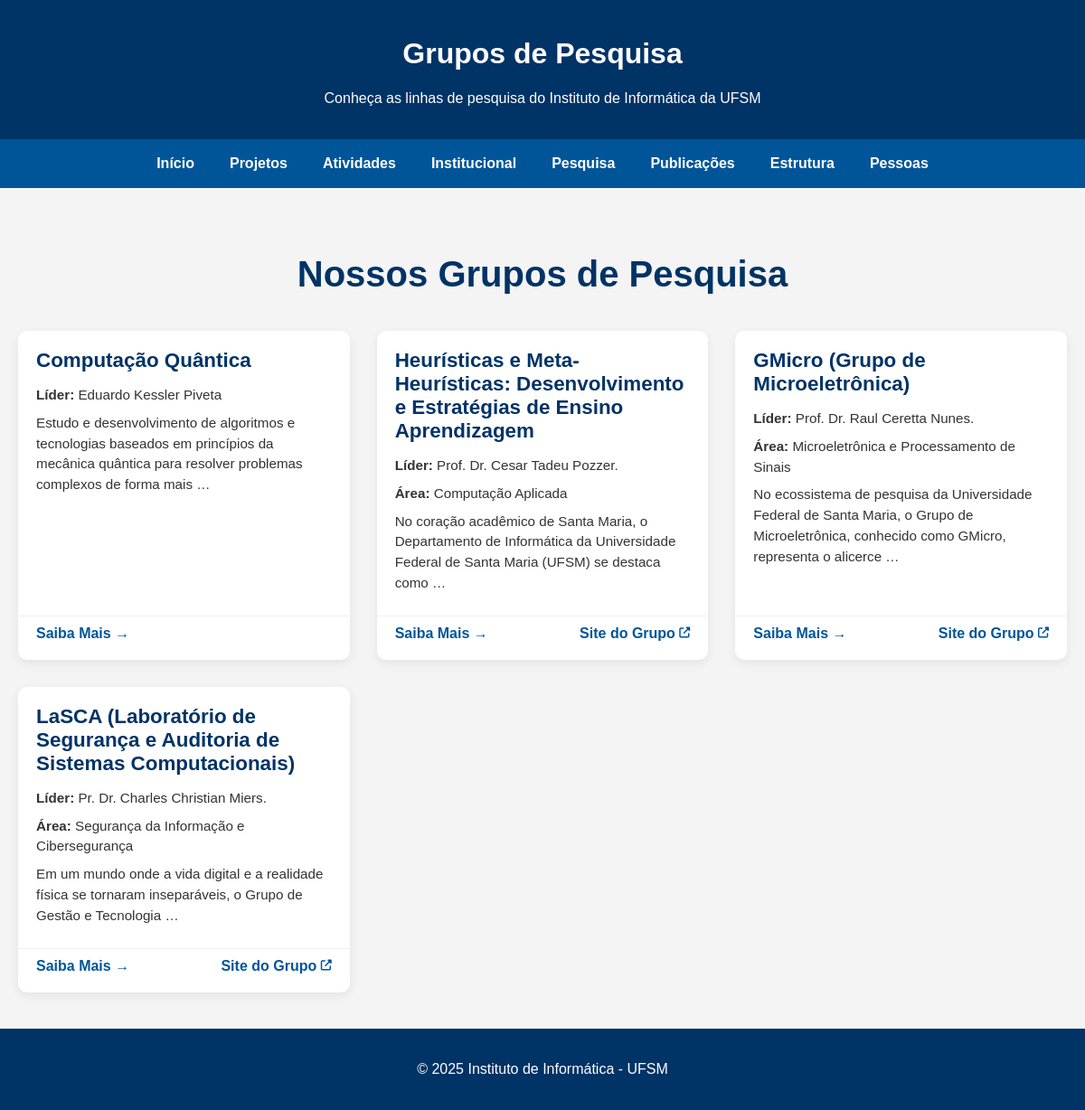
Screenshot of /pesquisa/ with the database file from the repository.
### cursos/models.py (models this page shows, shortened)
class GrupoPesquisa(models.Model):
    nome = models.CharField(max_length=200)
    lider = models.CharField(max_length=200)
    descricao = models.TextField(blank=True, null=True)
    area = models.CharField(max_length=100, blank=True, null=True)
    site = models.URLField(blank=True, null=True)
    slug = models.SlugField(unique=True, blank=True)

### cursos/views.py (the view)
# urls.py: path('pesquisa/', views.pesquisa, name='pesquisa'),
def pesquisa(request):
    grupos = GrupoPesquisa.objects.all()
    return render(request, 'cursos/pesquisa.html', {'grupos': grupos})

### cursos/templates/cursos/pesquisa.html (shortened to what this page needs)
{% load static %}
<!DOCTYPE html>
<html lang="pt-br">
<head>
    <link
      rel="stylesheet"
      href="https://cdnjs.cloudflare.com/ajax/libs/font-awesome/6.5.0/css/all.min.css"
    />
</head>
<body>
    <header>
        <h1>Grupos de Pesquisa</h1>
        <p>Conheça as linhas de pesquisa do Instituto de Informática da UFSM</p>
    </header>
    <nav>
        <a href="/">Início</a>
        <a href="/projetos/">Projetos</a>
        <a href="/atividades/">Atividades</a>
        <a href="/institucional/">Institucional</a>
        <a href="/pesquisa/">Pesquisa</a>
        <a href="/publicacoes/">Publicações</a>
        <a href="/estrutura/">Estrutura</a>
        <a href="/pessoas/">Pessoas</a>
    </nav>
<section>
    <h2 class="page-title">Nossos Grupos de Pesquisa</h2>
    <div class="cards-container">
        {% for grupo in grupos %}
            <article class="grupo-card">
                <div class="card-content">
                    <h3>
                        <a href="{% url 'grupo_detalhe' grupo.slug %}">{{ grupo.nome }}</a>
                    </h3>
                    <p><strong>Líder:</strong> {{ grupo.lider }}</p>
                    {% if grupo.area %}
                        <p><strong>Área:</strong> {{ grupo.area }}</p>
                    {% endif %}
                    <p>{{ grupo.descricao|truncatewords:20 }}</p>
                </div>
                <div class="card-footer">
                    <a href="{% url 'grupo_detalhe' grupo.slug %}">Saiba Mais →</a>
                    {% if grupo.site %}
                        <a href="{{ grupo.site }}" target="_blank" rel="noopener noreferrer">
                            Site do Grupo <i class="fas fa-external-link-alt fa-xs"></i>
                        </a>
                    {% endif %}
                </div>
            </article>
        {% endfor %}
    </div>
</section>
    <footer>
        <p>© {% now "Y" %} Instituto de Informática - UFSM</p>
    </footer>
</body>
</html>

### cursos/templates/cursos/pesquisa.html (style rules this page uses)
:root { --azul-escuro: #003366; --azul-medio: #005599; --cinza-claro: #f4f4f4; --texto: #333; }
* { box-sizing: border-box; }
body { font-family: Arial, sans-serif; margin: 0; background-color: var(--cinza-claro); color: var(--texto); }
header, footer { background-color: var(--azul-escuro); color: white; padding: 20px; text-align: center; }
nav { background-color: var(--azul-medio); padding: 12px; display: flex; flex-wrap: wrap; justify-content: center; gap: 15px; }
nav a { color: white; text-decoration: none; font-weight: bold; padding: 6px 12px; border-radius: 5px; transition: background-color 0.3s; }
section { padding: 40px 20px; max-width: 1200px; margin: 0 auto; }
h2.page-title { text-align: center; margin-bottom: 40px; font-size: 2.5rem; color: var(--azul-escuro); }
.cards-container { display: grid; grid-template-columns: repeat(auto-fill, minmax(300px, 1fr)); gap: 30px; align-items: stretch; }
.grupo-card { background-color: white; border-radius: 10px; box-shadow: 0 4px 12px rgba(0,0,0,0.07); transition: transform 0.3s ease, box-shadow 0.3s ease; display: flex; flex-direction: column; overflow: hidden; height: 100%; }
.card-content { padding: 20px; display: flex; flex-direction: column; flex-grow: 1; }
.card-content h3 { font-size: 1.4rem; margin: 0 0 10px 0; color: var(--azul-escuro); }
.card-content h3 a { text-decoration: none; color: inherit; }
.card-content p { margin: 4px 0; line-height: 1.5; font-size: 0.95rem; }
.card-footer { margin-top: auto; padding: 20px; padding-top: 10px; display: flex; justify-content: space-between; align-items: center; border-top: 1px solid #f0f0f0; }
.card-footer a { color: var(--azul-medio); font-weight: bold; text-decoration: none; }

### rows the page displays
GrupoPesquisa: nome "Computação Quântica", lider "Eduardo Kessler Piveta", descricao "Estudo e desenvolvimento de algoritmos e tecnologias baseados em princípios da mecânica quântica para resolver problemas complexos de forma mais …"
GrupoPesquisa: nome "Heurísticas e Meta-Heurísticas: Desenvolvimento e Estratégias de Ensino Aprendizagem", lider "Prof. Dr. Cesar Tadeu Pozzer.", area "Computação Aplicada", descricao "No coração acadêmico de Santa Maria, o Departamento de Informática da Universidade Federal de Santa Maria (UFSM) se destaca como …"
GrupoPesquisa: nome "GMicro (Grupo de Microeletrônica)", lider "Prof. Dr. Raul Ceretta Nunes.", area "Microeletrônica e Processamento de Sinais", descricao "No ecossistema de pesquisa da Universidade Federal de Santa Maria, o Grupo de Microeletrônica, conhecido como GMicro, representa o alicerce …"
GrupoPesquisa: nome "LaSCA (Laboratório de Segurança e Auditoria de Sistemas Computacionais)", lider "Pr. Dr. Charles Christian Miers.", area "Segurança da Informação e Cibersegurança", descricao "Em um mundo onde a vida digital e a realidade física se tornaram inseparáveis, o Grupo de Gestão e Tecnologia …"
